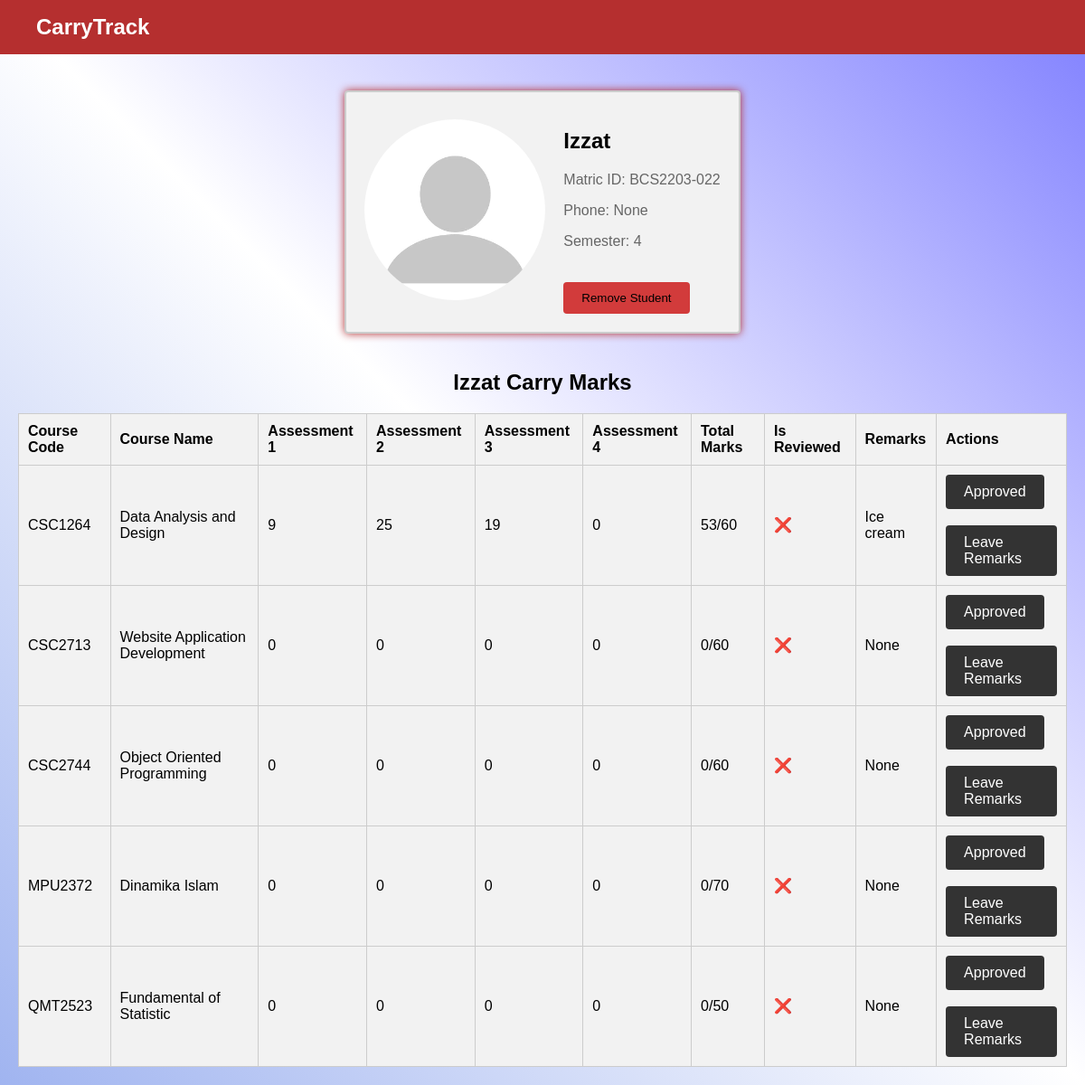
Page /studentCarrymark/BCS2203-022/ on the committed database.
### carrytrack/models.py (models this page shows)
class Student(models.Model):
    matricID = models.CharField(max_length=10, unique=True, primary_key=True)
    studentName = models.CharField(max_length=50)
    studentPhone = models.CharField(null=True,max_length=12)
    studentImage = models.ImageField(upload_to='media', null=True)
    currentSemester = models.CharField(default='1', max_length=1, validators=[MaxValueValidator(9)])
    password = models.CharField(max_length=50)
    mentorID = models.ForeignKey('Lecturer', on_delete=models.CASCADE, null=True)

class CarryMark(models.Model):
    student = models.ForeignKey('Student', on_delete=models.CASCADE)
    course = models.ForeignKey('Course', on_delete=models.CASCADE)
    assesment1 = models.IntegerField(default=0,null=True,validators=[MaxValueValidator(30)])
    assesment2 = models.IntegerField(default=0,null=True,validators=[MaxValueValidator(30)])
    assesment3 = models.IntegerField(default=0,null=True,validators=[MaxValueValidator(30)])
    assesment4 = models.IntegerField(default=0,null=True,validators=[MaxValueValidator(30)])
    is_reviewed = models.BooleanField(null=True)
    remarks = models.TextField(null=True, blank=True)
    class Meta:
        unique_together = ['student', 'course']

class Course(models.Model):
    courseCode = models.CharField(max_length=10, unique=True, primary_key=True)
    courseName = models.CharField(max_length=50)
    courseCredit = models.IntegerField(default=0, validators=[MaxValueValidator(4)])
    maxCarryMark = models.IntegerField(null=True, validators=[MaxValueValidator(70)])

### carrytrack/views.py (the view)
# urls.py: path('studentCarrymark/<str:matricID>/', views.studentCarrymark, name='studentCarrymark'),
def studentCarrymark(request, matricID):
    student = get_object_or_404(Student, matricID=matricID)
    context = {
        'student': student
    }
    return render(request, 'studentCarrymark.html', context)

### carrytrack/templates/studentCarrymark.html (shortened to what this page needs)
<!DOCTYPE html>
<html>
   <head>
   </head>
   <body>
      <div class="navbar">
         <div class="logo">
            CarryTrack
         </div>
      </div>
      <div class="container" style="margin-top: 100px;">
      <div class="profile">
         <div class="profile-image">
            {% if student.studentImage %}
            <img src="{{ student.studentImage.url }}" alt="image" method="GET" />
            {% endif %}
         </div>
         <div class="profile-info">
            <h2>{{ student.studentName }}</h2>
            <p>Matric ID: {{ student.matricID }}</p>
            <p>Phone: {{ student.studentPhone }}</p>
            <p>Semester: {{ student.currentSemester }}</p>
            <form action="{% url 'removeStudent' student.matricID %}">
               <button class="buttonprofile" type="submit">Remove Student</button>
            </form>
         </div>
      </div>
      <div class="container">
         <h2>{{ student.studentName }} Carry Marks</h2>
         <table>
            <thead>
               <tr>
                  <th>Course Code</th>
                  <th>Course Name</th>
                  <th>Assessment 1</th>
                  <th>Assessment 2</th>
                  <th>Assessment 3</th>
                  <th>Assessment 4</th>
                  <th>Total Marks</th>
                  <th>Is Reviewed</th>
                  <th>Remarks</th>
                  <th>Actions</th>
               </tr>
            </thead>
            <tbody>
               {% for carryMark in student.carrymark_set.all %}
               <tr>
                  <td>{{ carryMark.course.courseCode }}</td>
                  <td>{{ carryMark.course.courseName }}</td>
                  <td>{{ carryMark.assesment1|add:0 }}</td>
                  <td>{{ carryMark.assesment2|add:0 }}</td>
                  <td>{{ carryMark.assesment3|add:0 }}</td>
                  <td>{{ carryMark.assesment4|add:0 }}</td>
                  <td>{{ carryMark.assesment1|add:0|add:carryMark.assesment2|add:0|add:carryMark.assesment3|add:0|add:carryMark.assesment4|add:0 }}/{{ carryMark.course.maxCarryMark }}</td>
                  <td class="is-reviewed">
                     {% if carryMark.is_reviewed %}
                     <span>&#x2705;</span>
                     {% else %}
                     <span>&#x274C;</span>
                     {% endif %}
                  </td>
                  <td>{{ carryMark.remarks }}</td>
                  <td>
                     {% if not carryMark.is_reviewed %}
                     <a href="#" class="update-carrymark-btn" data-carrymark-id="{{ carryMark.pk }}">Approved</a>
                     <br><br>
                     {% endif %}
                     <a href="{% url 'leaveRemarks' carryMark.pk %}">Leave Remarks</a>
                  </td>
               </tr>
               {% endfor %}
            </tbody>
         </table>
      </div>
   </body>
</html>

### carrytrack/templates/studentCarrymark.html (style rules this page uses)
* { box-sizing: border-box; }
body { height: 100%; font-family: Arial, sans-serif; background: linear-gradient(45deg, royalblue, #FFFFFF, #0000FF); background-size: 200% 200%; display: flex; justify-content: center; align-items: center; padding: 0 20px; box-sizing: border-box; transition: transform 0.5s; z-index: 1; margin: 0; }
.navbar { background-color: #b52f2f; width: 100%; position: fixed; top: 0; left: 0; height: 60px; display: flex; justify-content: space-between; align-items: center; padding: 0 20px; box-sizing: border-box; z-index: 999; }
.logo { float: left; padding: 20px; color: white; font-size: 24px; font-weight: bold; cursor: pointer; flex-grow: 1; }
table { background-color: #f2f2f2; width: 100%; border-collapse: collapse; margin-bottom: 20px; }
table th, table td { padding: 10px; border: 1px solid #ccc; }
table th { background-color: #f2f2f2; text-align: left; }
table td a { display: inline-block; padding: 10px 20px; background-color: #333; color: #fff; text-decoration: none; border-radius: 4px; }
.container { flex-direction: column; align-items: center; display: flex; }
.profile { display: flex; align-items: center; margin-bottom: 20px; border: 2px solid #ccc; padding: 20px; background-color: #f2f2f2; border-radius: 4px; box-shadow: #b52f2f 0px 0px 10px; }
.profile-image { flex-shrink: 0; margin-right: 20px; }
.profile-info { flex-grow: 1; }
.profile img { width: 200px; height: 200px; object-fit: cover; border-radius: 50%; }
.profile h2 { margin-top: 20px; font-size: 24px; }
.profile p { margin-top: 10px; font-size: 16px; color: #666; }
button.buttonprofile { align-self: flex-end; margin-top: 20px; padding: 10px 20px; background-color: #333; color: #fff; text-decoration: none; border: none; border-radius: 4px; cursor: pointer; }
form button.buttonprofile { margin-top: 20px; padding: 10px 20px; background-color: rgb(210, 59, 59); color: #000000; border: none; border-radius: 4px; cursor: pointer; }

### rows in the picture
Student: studentImage (placeholder picture), studentName "Izzat", matricID "BCS2203-022", studentPhone "None", currentSemester "4"
CarryMark: course.courseCode "CSC1264", course.courseName "Data Analysis and Design", assesment1|add "9", assesment2|add "25", assesment3|add "19", assesment4|add "0", assesment1|add "53", course.maxCarryMark "60", remarks "Ice cream"
CarryMark: course.courseCode "CSC2713", course.courseName "Website Application Development", assesment1|add "0", assesment2|add "0", assesment3|add "0", assesment4|add "0", course.maxCarryMark "60", remarks "None"
CarryMark: course.courseCode "CSC2744", course.courseName "Object Oriented Programming", assesment1|add "0", assesment2|add "0", assesment3|add "0", assesment4|add "0", course.maxCarryMark "60", remarks "None"
CarryMark: course.courseCode "MPU2372", course.courseName "Dinamika Islam", assesment1|add "0", assesment2|add "0", assesment3|add "0", assesment4|add "0", course.maxCarryMark "70", remarks "None"
CarryMark: course.courseCode "QMT2523", course.courseName "Fundamental of Statistic", assesment1|add "0", assesment2|add "0", assesment3|add "0", assesment4|add "0", course.maxCarryMark "50", remarks "None"
